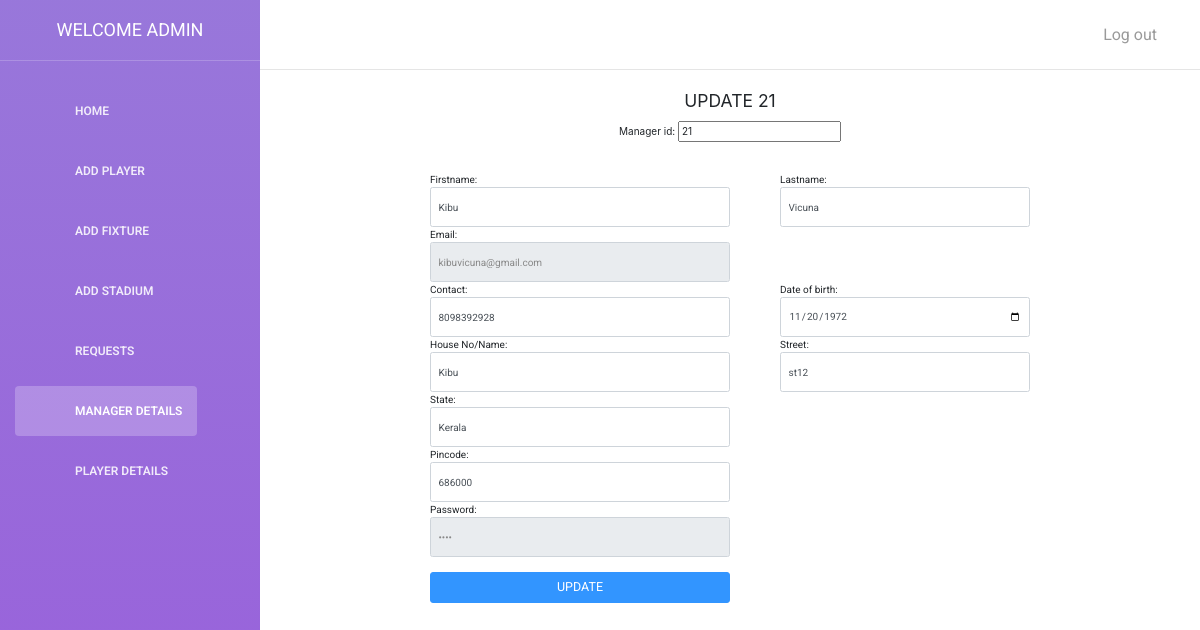
/admin/editmanager.php?m_id=21, run on the app's committed database.
### tables this page shows
CREATE TABLE IF NOT EXISTS `tbl_manager` (
  `m_id` int(11) NOT NULL AUTO_INCREMENT,
  `firstname` text NOT NULL,
  `lastname` text NOT NULL,
  `email` text NOT NULL,
  `contact` bigint(20) NOT NULL,
  `dob` date NOT NULL,
  `housename` text NOT NULL,
  `street` text NOT NULL,
  `state` text NOT NULL,
  `pincode` int(15) NOT NULL,
  `password` text NOT NULL,
  PRIMARY KEY (`m_id`)
);

### admin/editmanager.php (the view, shortened to what this page needs)
<?php
         include("connection.php");
$m_id='';
$firstname='';
$lastname='';
$email='';
$contact='';
$dob='';
$housename='';
$street='';
$state='';
$pincode='';
$password='';
if(isset($_GET['m_id']) && $_GET['m_id']!=''){
 $m_id=$_GET['m_id'];
  $res=mysqli_query($con,"select * from tbl_manager where m_id='$m_id'");
  $check=mysqli_num_rows($res);
  if($check>0){
      $row=mysqli_fetch_assoc($res);
$firstname=$row['firstname'];
$lastname=$row['lastname'];
$email=$row['email'];
$contact=$row['contact'];
$dob=$row['dob'];
$housename=$row['housename'];
$street=$row['street'];
$state=$row['state'];
$pincode=$row['pincode'];
$password=$row['password'];
}
}
?>
<!doctype html>
<html lang="en">
<head>
    <link href="assets/css/bootstrap.min.css" rel="stylesheet" />
    <link href="assets/css/animate.min.css" rel="stylesheet"/>
    <link href="assets/css/light-bootstrap-dashboard.css?v=1.4.0" rel="stylesheet"/>
    <link href="assets/css/demo.css" rel="stylesheet" />
    <link href="http://maxcdn.bootstrapcdn.com/font-awesome/4.2.0/css/font-awesome.min.css" rel="stylesheet">
    <link href="file:///C|/wamp64/www/Football Club/admin/assets/css/pe-icon-7-stroke.css" rel="stylesheet" />
</head>
<body>
<div class="wrapper">
    <div class="sidebar" data-color="purple" data-image="assets/img/sidebar-5.jpg">
      <div class="sidebar-wrapper">
            <div class="logo">
                <a href="http://www.creative-tim.com" class="simple-text">
                    WELCOME ADMIN
                </a>
            </div>
            <ul class="nav">
                <li>
                    <a href="dashboard.php">
                        <p>Home</p>
                    </a>
                </li>
                <li>
                    <a href="addplayer.php">
                        <p>Add Player</p>
                    </a>
                </li>
                <li>
                    <a href="addfixture.php">
                        <p>Add Fixture</p>
                    </a>
                </li>
                <li>
                    <a href="stadium.php">
                        <p>Add Stadium </p>
                    </a>
                </li>
                <li>
                    <a href="home.php">
                        <p>Requests </p>
                    </a>
                </li>
                  <li class="active">
                    <a href="viewmanager.php">
                        <p>Manager Details </p>
                    </a>
                </li>
                <li >
                    <a href="viewplayer.php">
                        <p>Player Details </p>
                    </a>
                </li>
            </ul>
      </div>
    </div>
    <div class="main-panel">
        <nav class="navbar navbar-default navbar-fixed">
            <div class="container-fluid">
                <div class="collapse navbar-collapse">
                    <ul class="nav navbar-nav navbar-right">
                        <li>
                            <a href="login.php">
                                <p>Log out</p>
                            </a>
                        </li>
                    </ul>
                </div>
            </div>
        </nav>
    <link rel="stylesheet" href="https://maxcdn.bootstrapcdn.com/bootstrap/4.0.0/css/bootstrap.min.css">
<body class="text-center">
      <div class="container">
            <form method="post" class="form-signin" name="signup" onsubmit="return check();">
              <h1 class="h3 mb-3 font-weight-normal">UPDATE <?php echo $m_id ?> </h1>
              <center><table style="margin-top: 30px;">
              Manager id: <input type="number" name="m_id" required value="<?php echo $m_id?>" readonly>
              <tr><td style="width:300px;">
              Firstname:<input name="firstname" type="text" pattern="[A-Za-z]{1,32}" id="firstname" class="form-control" placeholder="Firstname" required  value="<?php echo $firstname;?>" >
                </td>
                <td style="width:300px;padding-left: 50px;">
            Lastname:<input name="lastname" type="text" pattern="[A-Za-z]{1,32}" id="lastname" class="form-control" placeholder="Lastname" required value="<?php echo $lastname;?>" >
              </td></tr>
              <tr><td style="width:300px;">
              Email:<input name="email" type="email" pattern="[a-z0-9._%+-]+@[a-z0-9.-]+\.[a-z]{2,3}$" id="email" class="form-control" placeholder="Email address" required value="<?php echo $email;?>" readonly>
              </td></tr>
                <tr><td style="width:300px;">
              Contact:<input name="contact" type="text" pattern="[6-9]{1}[0-9]{9}" id="contact" class="form-control" placeholder="Phone No" required  value="<?php echo $contact;?>">
              </td>
                <td style="width:300px;padding-left: 50px;">
              Date of birth:<input name="dob"  max="1985-01-01" type="date" id="dob" class="form-control" placeholder="Date of birth" required value="<?php echo $dob?>">
              </td></tr>
                <tr><td style="width:300px;">
              House No/Name:<input name="housename" type="housename" id="housename" class="form-control" placeholder="House No/Name" required value="<?php echo $housename?>">
              </td>
                <td style="width:300px;padding-left: 50px;">
              Street:<input name="street" type="street" id="street" class="form-control" placeholder="Street name" required value="<?php echo $street?>">
              </td></tr>
               <tr><td style="width:300px;">
              State:<input name="state" type="state" id="state" class="form-control" placeholder="State" required value="<?php echo $state?>">
              </td></tr>
            <tr><td style="width:300px;">
              Pincode:<input name="pincode" type="text" pattern="[4-7]{1}[0-9]{5}" id="pincode" class="form-control" placeholder="Enter pincode" required value="<?php echo $pincode?>">
              </td></tr>
              <tr><td style="width:300px;">
              Password:<input name="password" type="password" id="password" class="form-control" placeholder="Password" required value="<?php echo $password?>" readonly>
              </td>
              <tr><td style="width:300px;">
              <br>
              <button name="signup" class="btn btn-lg btn-primary btn-block" type="submit">UPDATE</button>
              </td></tr>
              </table></center>
            </form>
          </div>
  </body>
</html>

### data on the page
tbl_manager: firstname "Kibu", lastname "Vicuna", email "kibuvicuna@gmail.com", contact "8098392928", dob "11/20/1972", housename "Kibu", street "st12", state "Kerala", pincode "686000"

### other printed values
$m_id "21"
